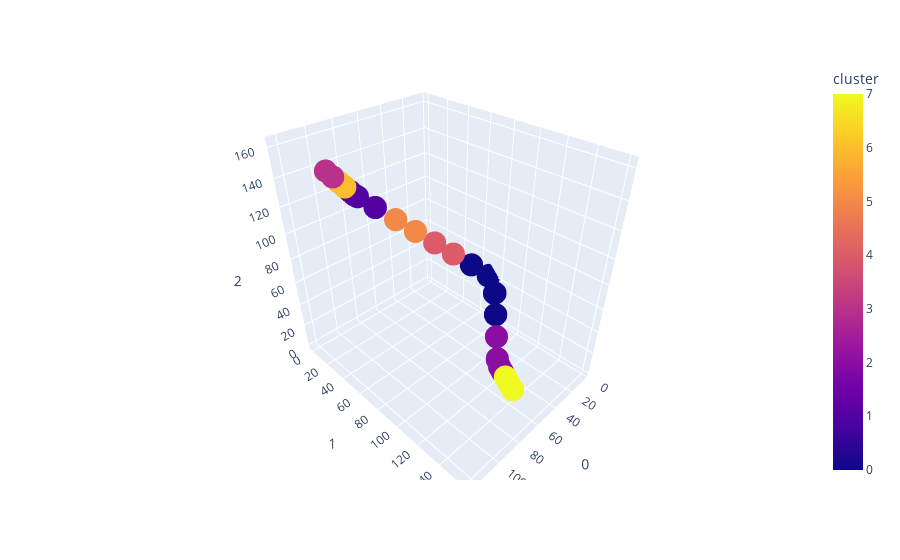

Here is the notebook cell this chart was saved with:
### Code cell
import plotly.express as px

fig = px.scatter_3d(df_clusters, x=0, y=1, z=2, color='cluster')
fig.show()

### Figure 1 — Plotly figure (JSON) as saved in the notebook; plotly's stock layout.template omitted (floating-point values rounded to 4 significant figures; data arrays with more than 128 entries replaced by an {"elided": "..."} marker saying what was removed)
{"data": [{"hovertemplate": "0=%{x}<br>1=%{y}<br>2=%{z}<br>cluster=%{marker.color}<extra></extra>", "legendgroup": "", "marker": {"color": {"elided": "6194 int values"}, "coloraxis": "coloraxis", "symbol": "circle"}, "mode": "markers", "name": "", "scene": "scene", "showlegend": false, "type": "scatter3d", "x": {"elided": "6194 float values"}, "y": {"elided": "6194 float values"}, "z": {"elided": "6194 float values"}}], "layout": {"coloraxis": {"colorbar": {"title": {"text": "cluster"}}, "colorscale": [[0, "#0d0887"], [0.1111, "#46039f"], [0.2222, "#7201a8"], [0.3333, "#9c179e"], [0.4444, "#bd3786"], [0.5556, "#d8576b"], [0.6667, "#ed7953"], [0.7778, "#fb9f3a"], [0.8889, "#fdca26"], [1, "#f0f921"]]}, "legend": {"tracegroupgap": 0}, "margin": {"t": 60}, "scene": {"domain": {"x": [0, 1], "y": [0, 1]}, "xaxis": {"title": {"text": "0"}}, "yaxis": {"title": {"text": "1"}}, "zaxis": {"title": {"text": "2"}}}}}
